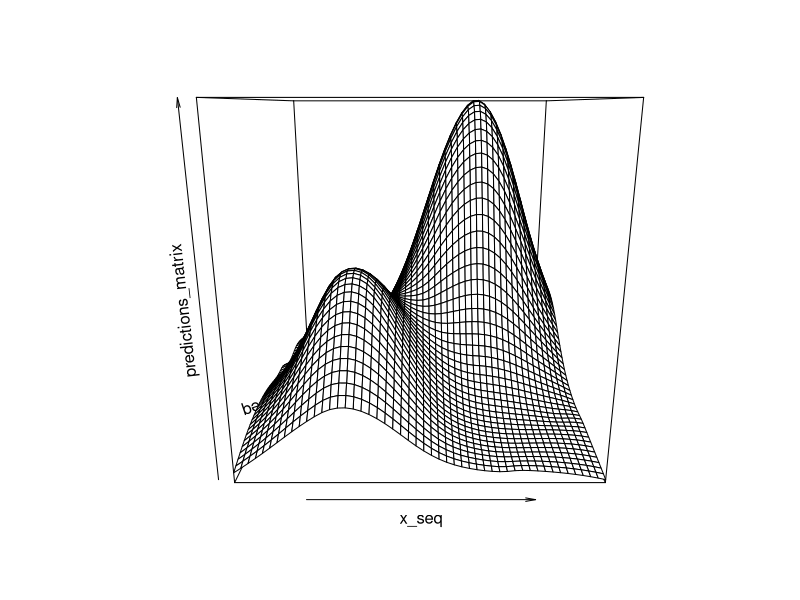

Recreate this plot in R.
# STATS PROG PRACTICAL 3
# UZAY KARADAG S2592749

# Define eta function for global use in the functions
eta <- function(r) { if (r > 0) { return(r^2 * log(r)) } else { return(0) } }

getTPS <- function(x, k = 100) {
  # Function: getTPS
  # Purpose: This function computes the Thin Plate Spline (TPS) interpolation matrices.
  # Parameters:
  # - x: A matrix of input data points (rows are observations, columns are dimensions).
  # - k: An integer specifying the number of rows to randomly sample from x.
  # Returns:
  # - A list containing four elements:
  #   - xk: The k randomly sampled rows from x.
  #   - X: The joint matrix of E*Z and T.
  #   - S: The S matrix which includes Zt_Ek_Z and padding of zeros.
  #   - Z: Matrix Z computed using the QR decomposition of Tk.

  # Validate n vs. k and sample xk
  n <- nrow(x)
  if (k >= n) { k <- n
    xk <- x } else {
    # Randomly Sample k Rows from x
    xk <- x[sample(1:n, k),] }

  # Define Vectorized eta_j Function
  eta_j_vectorized <- function(X, xk_row) { distances <- apply(X, 1, function(x) norm(x - xk_row, '2'))
    return(sapply(distances, eta)) }

  # Calculate Ek Matrix Using Vectorized eta_j function
  fill_Ek <- function(i, j) { eta_j_vectorized(matrix(xk[i,], nrow = 1), xk[j,]) }

  Ek <- outer(seq_len(nrow(xk)), seq_len(nrow(xk)), Vectorize(fill_Ek))

  # Calculate E Matrix Using Vectorized eta_j function
  fill_E <- function(i, j) { eta_j_vectorized(matrix(x[i,], nrow = 1), xk[j,]) }

  E <- outer(seq_len(nrow(x)), seq_len(nrow(xk)), Vectorize(fill_E))

  # Construct T and Tk Matrices
  T <- cbind(1, x)
  Tk <- cbind(1, xk)

  # Compute Z Matrix Using QR Decomposition
  Z <- qr.Q(qr(Tk), complete = TRUE)[, -(1:3)]

  # Compute X Matrix
  EZ <- E %*% Z
  X <- cbind(EZ, T)

  # Compute S Matrix and Adjust Dimensions
  Zt_Ek_Z <- t(Z) %*% Ek %*% Z
  num_zero_cols <- nrow(xk) - ncol(Zt_Ek_Z)
  num_zero_rows <- nrow(xk) - nrow(Zt_Ek_Z)
  zc <- matrix(0, nrow = nrow(Zt_Ek_Z), ncol = num_zero_cols)
  zr <- matrix(0, nrow = num_zero_rows, ncol = nrow(xk))
  S <- rbind(cbind(Zt_Ek_Z, zc), zr)

  # Return Results as a List
  return(list(xk = xk, X = X, S = S, Z = Z)) }


# Create mock data for testing
ff <- function(x) exp(-(x[, 1] - .3)^2 / .2^2 - (x[, 2] - .3)^2 / .3^2) * .5 + exp(-(x[, 1] - .7)^2 / .25^2 - (x[, 2] - .8)^2 / .3^2)

n <- 500
x <- matrix(runif(n * 2), n, 2)
k <- 100
y <- ff(x)

lsp <- c(-5, 5)

fitTPS <- function(x, y, k = 100, lsp = c(-5, 5)) {
  # Function: fitTPS
  # Purpose: Fit Thin Plate Splines (TPS) to x, y data, and choose the smoothing parameter by GCV.
  # Parameters:
  # - x: n x 2 matrix of input data points.
  # - y: n-length vector of output data points.
  # - k: basis size.
  # - lsp: Range of log-smoothing parameters.
  # Returns:
  # A list containing beta, mu, medf, lambda, gcv, edf.

  # Get TPS matrices
  res_get <- getTPS(x, k)

  X <- res_get$X
  S <- res_get$S

  # QR decomposition
  qr_X <- qr(X)
  Q <- qr.Q(qr_X)
  R <- qr.R(qr_X)
  R_inv <- solve(R)

  # Symmetric eigen decomposition
  sed <- eigen(t(R_inv) %*% S %*% R_inv, symmetric = TRUE)
  U <- sed$vectors
  Lambda <- diag(sed$values)

  # Initialize variables for GCV optimization
  min_gcv <- Inf
  optimal_lambda <- NA
  n <- nrow(x)

  # Loop over lambda candidates
  for (log_lambda in seq(lsp[1], lsp[2], length.out = 100)) { lambda <- exp(log_lambda)
    # EDF and Beta calculations
    inv_I_lambda_Lambda <- solve(diag(100) + lambda * Lambda)
    EDF <- sum(inv_I_lambda_Lambda)
    Beta <- R_inv %*%
      U %*%
      inv_I_lambda_Lambda %*%
      t(U) %*%
      t(Q) %*%
      y

    # GCV calculation
    mu <- X %*% Beta
    gcv <- norm((y - mu)^2, '2') / ((n - EDF)^2)

    # Update optimal lambda if current GCV is lower
    if (gcv < min_gcv) { min_gcv <- gcv
      optimal_lambda <- lambda
      beta_optimal <- Beta
      mu_optimal <- mu
      medf <- EDF } }

  optimal_tps <- list(beta = beta_optimal, mu = mu_optimal, medf = medf, lambda = seq(lsp[1], lsp[2], length.out = 100), gcv = min_gcv, xk = res_get$xk, Z = res_get$Z)
  class(optimal_tps) <- 'tps'

  return(optimal_tps) }

res_tps <- fitTPS(x, y)

plot.tps <- function(tps_object, plot_type = "persp", ...) {
  # Function: plot.tps
  # Purpose: This function plots a Thin Plate Spline (TPS) interpolation surface based on a given tps_object.
  # Parameters:
  # - tps_object: An object containing components used for TPS, typically generated by another function (e.g., getTPS).
  #   - It must include beta, xk, Z, and mu.
  # - plot_type: A string specifying the type of plot to create. Options include "persp" and "contour". Default is "persp".
  # - ... : Additional graphical parameters to pass to the plotting functions (persp or contour).
  # Returns:
  # - A plot of the TPS interpolation surface according to the specified plot_type.


  # Extract key components from the tps object
  beta <- tps_object$beta
  xk <- tps_object$xk
  Z <- tps_object$Z
  mu <- tps_object$mu

  # Compute alpha and delta using beta and Z
  alpha <- Z %*% beta[seq_len(ncol(Z))]
  delta <- beta[(ncol(Z) + 1):length(beta)]

  # Define grid points where you want to predict the surface
  grid_size <- 50
  x_seq <- seq(min(xk[, 1]), max(xk[, 1]), length.out = grid_size)
  y_seq <- seq(min(xk[, 2]), max(xk[, 2]), length.out = grid_size)
  grid_points <- expand.grid(x_seq, y_seq)

  # Explicitly make sure data types and dimensions are as expected
  grid_points <- as.matrix(grid_points)
  delta <- as.vector(delta)

  # Compute predicted values on the grid
  E_grid <- matrix(0, nrow = nrow(grid_points), ncol = nrow(xk))
  for (i in seq_len(nrow(grid_points))) { E_grid[i,] <- sapply(seq_len(nrow(xk)), function(j) eta(norm(as.matrix(grid_points[i,]) - xk[j,], '2'))) }

  # Now try the multiplication
  tryCatch({ predictions <- E_grid %*% alpha + cbind(1, grid_points) %*% delta }, warning = function(w) { print(paste("Warning: ", w$message)) }, error = function(e) { print(paste("Error: ", e$message))
    print("Check the dimensions and types of grid_points and delta.") })

  # Reshape for plotting
  predictions_matrix <- matrix(predictions, nrow = grid_size, ncol = grid_size)

  # Create the plot
  if (plot_type == "persp") { persp(x_seq, y_seq, predictions_matrix, ...) } else if (plot_type == "contour") { contour(x_seq, y_seq, predictions_matrix, ...) } }

plot(res_tps, plot_type = 'persp')
